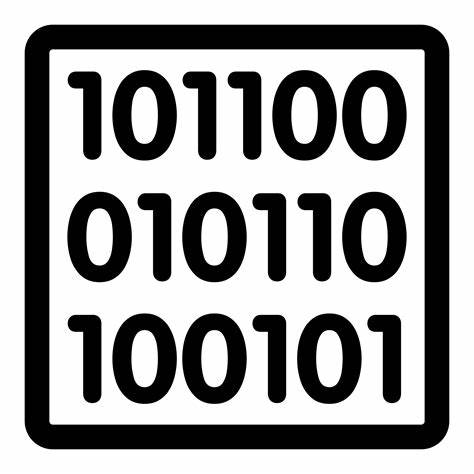
#> input picture binaryimage.jpeg, 474 x 474 px
$ python exp14.py
#> lines starting #> are read from the running program, lines starting #| are printed output that depends on the picture
# [26 lines of commented-out code are left out]


import cv2
import matplotlib.pyplot as plt
plt.rcParams['image.cmap']='gray'
img=cv2.imread('binaryimage.jpeg')
#> img is the input picture: shape (474, 474, 3); min 0, max 255, mean 156.9
img_flatten=img.ravel()

plt.figure(figsize=[18,5])
plt.subplot(131)
plt.imshow(img)
plt.title('Original')

plt.subplot(132)
plt.hist(img_flatten,5,[0,256])
plt.xlim([0,256])
plt.xlabel('Number of Pixel')
plt.ylabel('Pixel Intensity')
plt.title('5 bins')

plt.subplot(133)
plt.hist(img_flatten,50,[0,256])
plt.xlim([0,256])
plt.xlabel('Number of Pixel')
plt.ylabel('Pixel Intensity')
plt.title('50 bins')

plt.show()
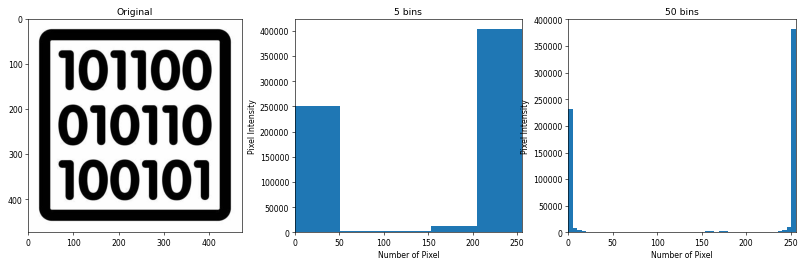
#> figure drawn by matplotlib, 3 panels; panel 2: tallest bar 404283 high, from x = 204.8 to 256; panel 3: tallest bar 382443 high, from x = 250.9 to 256
